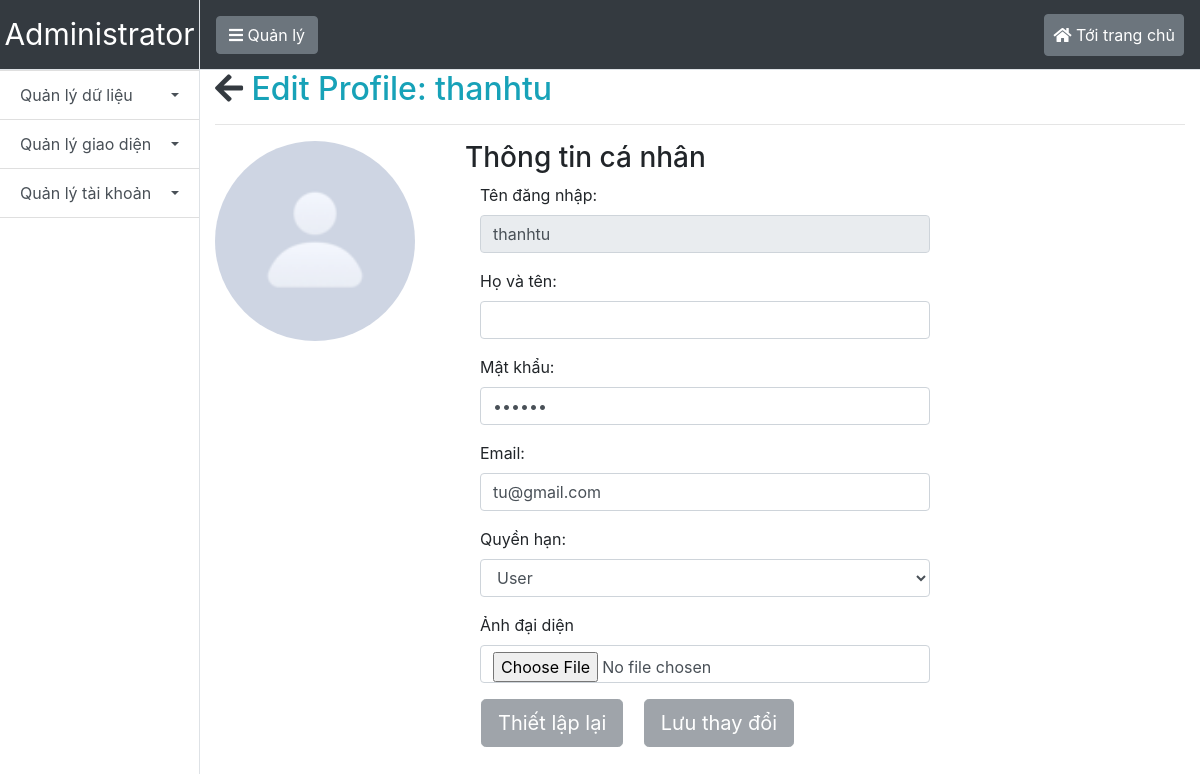
Screenshot of /admin/index.php?menu=editprofile&username=thanhtu (signed in) with the database file from the repository.
### tables this page shows
CREATE TABLE `account` (
  `id` int(11) NOT NULL,
  `fullname` varchar(1024) NOT NULL DEFAULT '',
  `username` varchar(100) NOT NULL,
  `password` varchar(100) NOT NULL,
  `email` varchar(100) NOT NULL,
  `user_type` varchar(20) NOT NULL,
  `avatar` varchar(255) NOT NULL DEFAULT 'guestAvatar.jpeg'
);

### admin/system/database.php (called while the page is built, shortened)
<?php
    require_once("connect.php");
function GetUserByUsername($username) {
    global $conn;
    $sql = "SELECT * FROM account WHERE username='$username'";
    $result = mysqli_query($conn,$sql);
    $user = mysqli_fetch_assoc($result);
    return $user;
}
?>

### admin/editprofile.php (the view, shortened to what this page needs)
<?php
    require_once("system/database.php");
    $user = GetUserByUsername($_GET["username"]);
?>
<div class="container">
  <h2 class="text-info"><a href="index.php?menu=userdata" class="text-dark"><i class="fa fa-arrow-left"></i></a>  Edit Profile: <?php echo $_GET["username"] ?></h2>
  <hr>
	<div class="row">
      <div class="col-md-3">
        <div class="avatar-frame">
          <img id="avatarShow" src="../images/<?php echo $user["avatar"] ?>" alt="avatar">
        </div>
      </div>
      <div class="col-md-9 personal-info">
        <h3>Thông tin cá nhân</h3>
        <form id="editForm" action="system/account.php" method="POST" enctype="multipart/form-data">
          <div class="form-group">
            <label class="col-lg-3 control-label">Tên đăng nhập:</label>
            <div class="col-lg-8">
              <input class="form-control" type="text" name="username" value="<?php echo $user["username"] ?>" readonly>
            </div>
          </div>
          <div class="form-group">
            <label class="col-lg-3 control-label">Họ và tên:</label>
            <div class="col-lg-8">
              <input id="fullname" class="form-control" type="text" name="fullname" value="<?php echo $user["fullname"] ?>">
            </div>
          </div>
          <div class="form-group">
            <label class="col-lg-3 control-label">Mật khẩu:</label>
            <div class="col-lg-8">
              <input id="password" class="form-control" type="password" name="password" value="<?php echo $user["password"]?>">
            </div>
          </div>
          <div class="form-group">
            <label class="col-lg-3 control-label">Email:</label>
            <div class="col-lg-8">
              <input id="email" class="form-control" type="text" name="email" value="<?php echo $user["email"] ?>">
            </div>
          </div>
          <div class="form-group">
            <label class="col-lg-3 control-label">Quyền hạn:</label>
            <div class="col-lg-8">
              <div class="ui-select">
                <select id="user_type" class="form-control" name="user_type">
                  <option value="user" <?php if($user["user_type"]=="user") {echo "selected";} ?>>User</option>
                </select>
              </div>
            </div>
          </div>
          <div class="form-group">
            <label class="col-lg-3 control-label">Ảnh đại diện</label>
            <div class="col-lg-8">
              <input id="avatarFile" class="form-control" type="file" name="avatarFile">
            </div>
          </div>
            <button type="button" class="btn btn-secondary btn-lg ml-3" id="refreshBtn" disabled>Thiết lập lại</button>
            <button type="submit" class="btn btn-secondary btn-lg ml-3" name="editBtn" id="updateBtn" disabled>Lưu thay đổi</button>
        </form>
      </div>
  </div>
</div>

### admin/editprofile.php (style rules this page uses)
.avatar-frame { display: inline-block; position: relative; width: 200px; height: 200px; overflow: hidden; border-radius: 50%; }
.avatar-frame img { width: auto; height: 100%; }

### rows the page displays
account: avatar (picture), username "thanhtu", email "tu@gmail.com", user_type "User"

### other values shown
$_GET["username"] "thanhtu"
